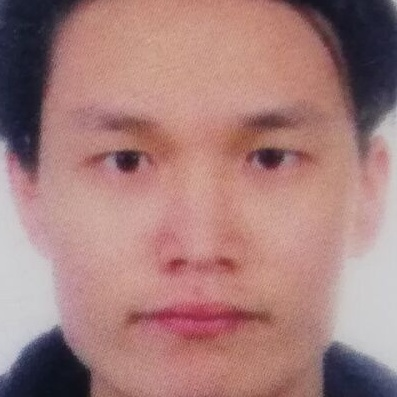
#> input picture Web/DataBase/hc/face.jpg, 397 x 397 px; its folder holds only this picture in this run
$ python -i test.py   (imports and definitions only)
#> lines starting #> are read from the running program, lines starting #| are printed output that depends on the picture
# import the necessary packages
from flask import Response, Flask, render_template
import threading
import argparse
import datetime, time
import cv2

# initialize the output frame and a lock used to ensure thread-safe
# exchanges of the output frames (useful when multiple browsers/tabs are viewing the stream)
outputFrame = None
lock = threading.Lock()

# initialize a flask object
# [4 lines not run here, left out]

# [4 lines that did not run here, left out]

def stream(frameCount):
    global outputFrame, lock

    while True:
        ret_val, frame = cap.read()
        frame = cv2.resize(frame, (640, 360))
        gray = cv2.cvtColor(frame, cv2.COLOR_BGR2GRAY)
        gray = cv2.GaussianBlur(gray, (7,7), 0)
        with lock:
            outputFrame = frame.copy()


def generate():
    # grab global references to the output frame and lock variables
    global outputFrame, lock

    # loop over frames from the output stream
    while True:
        # wait until the lock is acquired
        with lock:
            # check if the output frame is available, otherwise skip
            # the iteration of the loop
            if outputFrame is None:
                continue

            # encode the frame in JPEG format
            (flag, encodedImage) = cv2.imencode(".jpg", outputFrame)

            # ensure the frame was successfully encoded
            if not flag:
                continue

        # yield the output frame in the byte format
        yield(b'--frame\r\n' b'Content-Type: image/jpeg\r\n\r\n' +
            bytearray(encodedImage) + b'\r\n')

# [6 lines that did not run here, left out]

# check to see if this is the main thread of execution
# [18 lines not run here, left out]

>>> import cv2
>>> picture = cv2.imread('DataBase/hc/face.jpg', cv2.IMREAD_GRAYSCALE)
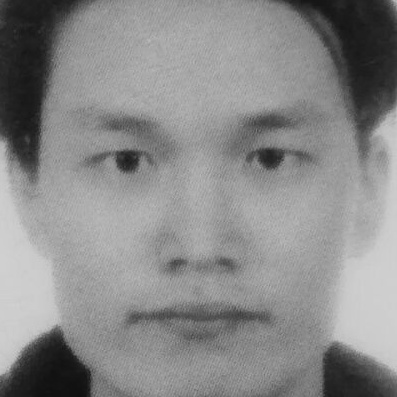
#> picture: shape (397, 397); min 15, max 209, mean 137.6
#> (the run stopped early here; a loop or call above may not have finished)
